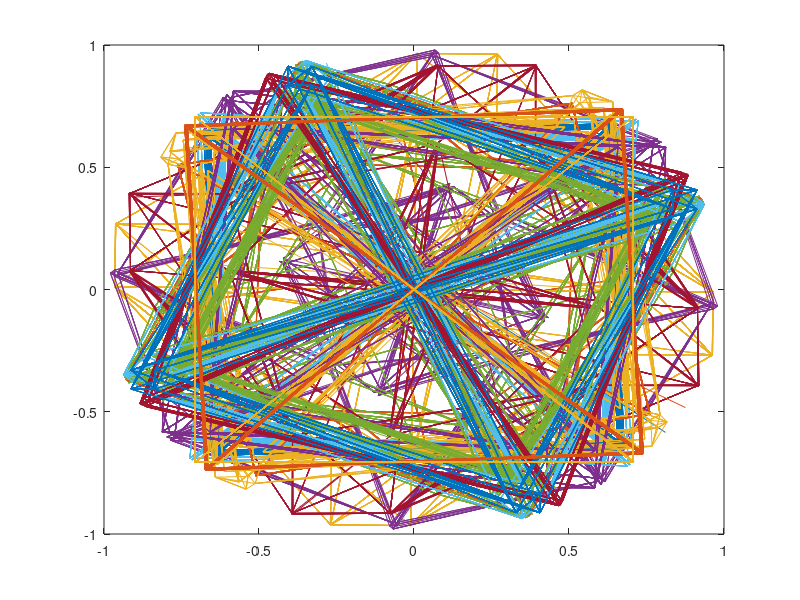

This figure's MATLAB source: (Note: this script raises an error after producing the figure.)
clear all

%%% This is a scaled back version of the system equivalence for the IIR
%%% filter with a repeating pn code and proves to be solid so long as you
%%% are not truncating the g in any way and you chop properly into the
%%% receive signal (looks to be equal to length(Prefix) which is 100%
%%% correct)

USAMPR = 2;

%%% Filter information
a1 = [1, -0.0183, 0.8665]; a2 = [1, -0.1458, 0.6341]; a3 = [1, -0.3545, 0.4290];
a4 = [1, -0.5802, 0.2583]; a5 = [1, -0.7321, 0.1558];
b1 = [1 2 1];
sos = [b1, a1; b1, a2; b1, a3; b1, a4; b1, a5];
k = 8.2924e-4; kk = power(k,1/5);

%%% Alphabet Information
complex_mapping = exp(1j*([0,3,1,2].'*pi/2+pi/4)).';
Prefix = randsrc(1, 3 * size(sos,1),complex_mapping,3);

%%% Transmit Information
PN_Length = 2^17; symbol_pn_size = 2^8;
NSYMBOLS = PN_Length / symbol_pn_size;

%%% Sequence Generation
c = randsrc(1,symbol_pn_size,complex_mapping,123); s = randsrc(1,NSYMBOLS,complex_mapping,233);

cx = []; n = 0;
while (n < length(s))
    cx = [cx (s(n + 1) * c)];
    n = n + 1;
end

% Transmit Filtering
cxup = upsample(cx,USAMPR);
sout = [Prefix cxup Prefix];

for i = 1:1:size(sos, 1)
    sout = filter(kk*sos(i, 1:1:3),sos(i, 4:1:6),sout);
end

%Normalize
sout = sout ./ max(abs(sout));

% Receive Filtering
bbdata_rx = fliplr(sout);
for i = 1:1:size(sos, 1)
    bbdata_rx = filter(kk*sos(i, 1:1:3),sos(i, 4:1:6),bbdata_rx);
end
bbdata_rx = fliplr(bbdata_rx);

ind = 0;
r = 0;
hold off
plot((s))
hold on
while sum(abs(s-r)) > 0.5
    f = downsample(bbdata_rx(1+ind:end-ind), USAMPR);

    n = 0;
    r = [];
    while (n < length(s))
        r = [r (f(((n * length(c)) + 1):((n + 1) * length(c))) * c')];
        n = n + 1;
    end
    r = r / length(c);
    r = r ./ max(abs(r));
    ind = ind + 1;
    plot((r))
    sum(abs(s-r))
    ind
end

g = upsample(c'.', USAMPR); %Mathematically correct but has different ind value than other way
for i = 1:1:size(sos, 1)
    g = filter(kk*sos(i, 1:1:3),sos(i, 4:1:6),g);
end

ind = 0;
r2 = 0;
hold off
plot((s))
hold on
while sum(abs(s-r2)) > 0.5
    f2 = sout(1+ind:end-ind);

    n = 0;
    r2 = [];
    while (n < length(s))
        r2 = [r2 (f2(((n * length(g)) + 1):((n + 1) * length(g))) * g.')];
        n = n + 1;
    end
    r2 = r2 / length(g);
    r2 = r2 ./ max(abs(r2));
    ind = ind + 1;
    plot((r2))
    sum(abs(s-r2))
    ind
end

ind = length(Prefix);
f2 = sout(1+ind:end-ind);
n = 0;
r2 = [];
while (n < length(s))
    r2 = [r2 (f2(((n * length(g)) + 1):((n + 1) * length(g))) * g.')];
    n = n + 1;
end
r2 = r2 / length(g);
r2 = r2 ./ max(abs(r2));
plot((r2))
sum(abs(s-r2))